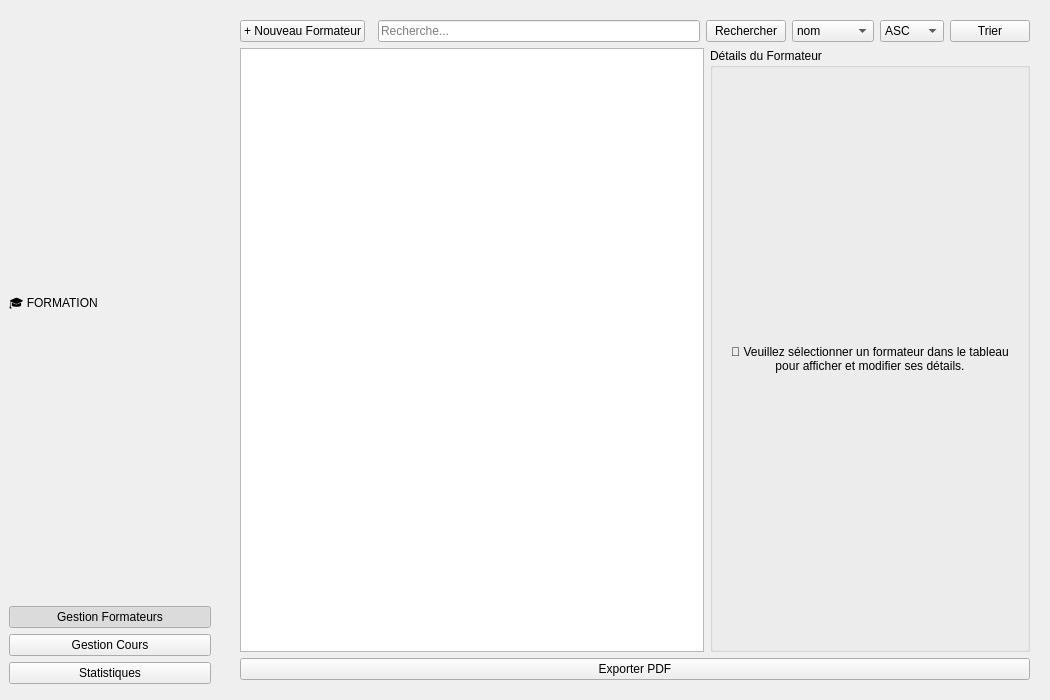
<?xml version="1.0" encoding="UTF-8"?>
<ui version="4.0">
 <class>MainWindow</class>
 <widget class="QMainWindow" name="MainWindow">
  <property name="geometry">
   <rect><x>0</x><y>0</y><width>1050</width><height>700</height></rect>
  </property>
  <property name="windowTitle">
   <string>Centre de Formation - Dashboard</string>
  </property>
  <widget class="QWidget" name="centralwidget">
   <layout class="QHBoxLayout" name="mainLayout">
    <property name="leftMargin"><number>0</number></property>
    <property name="topMargin"><number>0</number></property>
    <property name="rightMargin"><number>0</number></property>
    <property name="bottomMargin"><number>0</number></property>
    <property name="spacing"><number>0</number></property>
    
    <!-- SIDEBAR -->
    <item>
     <widget class="QFrame" name="sidebar">
      <property name="minimumSize"><size><width>220</width><height>0</height></size></property>
      <property name="maximumSize"><size><width>220</width><height>16777215</height></size></property>
      <layout class="QVBoxLayout" name="sidebarLayout">
       <item><widget class="QLabel" name="lbl_logo"><property name="text"><string>🎓 FORMATION</string></property></widget></item>
       <item><widget class="QPushButton" name="btn_nav_formateurs"><property name="text"><string>Gestion Formateurs</string></property><property name="checkable"><bool>true</bool></property><property name="checked"><bool>true</bool></property><property name="autoExclusive"><bool>true</bool></property></widget></item>
       <item><widget class="QPushButton" name="btn_nav_cours"><property name="text"><string>Gestion Cours</string></property><property name="checkable"><bool>true</bool></property><property name="autoExclusive"><bool>true</bool></property></widget></item>
       <item><widget class="QPushButton" name="btn_nav_stats"><property name="text"><string>Statistiques</string></property><property name="checkable"><bool>true</bool></property><property name="autoExclusive"><bool>true</bool></property></widget></item>
       <item><spacer name="verticalSpacer"><property name="orientation"><enum>Qt::Vertical</enum></property></spacer></item>
      </layout>
     </widget>
    </item>
    
    <!-- STACKED WIDGET (RIGHT AREA) -->
    <item>
     <widget class="QStackedWidget" name="stackedWidget">
      <property name="currentIndex"><number>0</number></property>
      
      <!-- PAGE 0: FORMATEUR DASHBOARD -->
      <widget class="QWidget" name="page_formateur_dashboard">
       <layout class="QVBoxLayout" name="vl_fd">
        <property name="margin"><number>20</number></property>
        <!-- Top controls -->
        <item>
         <layout class="QHBoxLayout" name="hl_fd_top">
          <item><widget class="QPushButton" name="btn_go_add_formateur"><property name="text"><string>+ Nouveau Formateur</string></property></widget></item>
          <item><spacer><property name="orientation"><enum>Qt::Horizontal</enum></property></spacer></item>
          <item><widget class="QLineEdit" name="le_recherche_formateur"><property name="placeholderText"><string>Recherche...</string></property></widget></item>
          <item><widget class="QPushButton" name="btn_rechercher_formateur"><property name="text"><string>Rechercher</string></property></widget></item>
          <item><widget class="QComboBox" name="cb_critere_formateur"><item><property name="text"><string>nom</string></property></item><item><property name="text"><string>prenom</string></property></item><item><property name="text"><string>specialite</string></property></item></widget></item>
          <item><widget class="QComboBox" name="cb_ordre_formateur"><item><property name="text"><string>ASC</string></property></item><item><property name="text"><string>DESC</string></property></item></widget></item>
          <item><widget class="QPushButton" name="btn_trier_formateur"><property name="text"><string>Trier</string></property></widget></item>
         </layout>
        </item>
        <!-- Body: Table + Details -->
        <item>
         <layout class="QHBoxLayout" name="hl_fd_body">
          <item><widget class="QTableView" name="tv_formateur"><property name="selectionBehavior"><enum>QAbstractItemView::SelectRows</enum></property><property name="selectionMode"><enum>QAbstractItemView::SingleSelection</enum></property></widget></item>
          <item>
           <widget class="QGroupBox" name="gb_details_formateur">
            <property name="title"><string>Détails du Formateur</string></property>
            <property name="minimumSize"><size><width>320</width><height>0</height></size></property>
            <property name="maximumSize"><size><width>320</width><height>16777215</height></size></property>
            <layout class="QVBoxLayout">
             <item>
              <widget class="QStackedWidget" name="sw_details_f">
               <property name="currentIndex"><number>0</number></property>
               <!-- Page 0: Empty State -->
               <widget class="QWidget" name="page_empty_f">
                <layout class="QVBoxLayout">
                 <item>
                  <widget class="QLabel" name="lbl_empty_f">
                   <property name="text"><string>📌 Veuillez sélectionner un formateur dans le tableau pour afficher et modifier ses détails.</string></property>
                   <property name="alignment"><set>Qt::AlignCenter</set></property>
                   <property name="wordWrap"><bool>true</bool></property>
                  </widget>
                 </item>
                </layout>
               </widget>
               <!-- Page 1: Details Form -->
               <widget class="QWidget" name="page_data_f">
                <layout class="QFormLayout" name="fl_fd">
                 <property name="verticalSpacing"><number>15</number></property>
                 <item row="0" column="0"><widget class="QLabel" name="l1"><property name="text"><string>ID:</string></property></widget></item>
                 <item row="0" column="1"><widget class="QLineEdit" name="le_id_formateur"><property name="readOnly"><bool>true</bool></property></widget></item>
                 <item row="1" column="0"><widget class="QLabel" name="l2"><property name="text"><string>Nom:</string></property></widget></item>
                 <item row="1" column="1"><widget class="QLineEdit" name="le_nom_formateur"/></item>
                 <item row="2" column="0"><widget class="QLabel" name="l3"><property name="text"><string>Prénom:</string></property></widget></item>
                 <item row="2" column="1"><widget class="QLineEdit" name="le_prenom_formateur"/></item>
                 <item row="3" column="0"><widget class="QLabel" name="l4"><property name="text"><string>Email:</string></property></widget></item>
                 <item row="3" column="1"><widget class="QLineEdit" name="le_email_formateur"/></item>
                 <item row="4" column="0"><widget class="QLabel" name="l5"><property name="text"><string>Spécialité:</string></property></widget></item>
                 <item row="4" column="1"><widget class="QLineEdit" name="le_specialite_formateur"/></item>
                 <item row="5" column="0" colspan="2"><spacer><property name="orientation"><enum>Qt::Vertical</enum></property></spacer></item>
                 <item row="6" column="0" colspan="2">
                  <layout class="QHBoxLayout">
                   <item><widget class="QPushButton" name="btn_modifier_formateur"><property name="text"><string>Modifier</string></property></widget></item>
                   <item><widget class="QPushButton" name="btn_supprimer_formateur"><property name="text"><string>Supprimer</string></property></widget></item>
                  </layout>
                 </item>
                </layout>
               </widget>
              </widget>
             </item>
            </layout>
           </widget>
          </item>
         </layout>
        </item>
        <item><widget class="QPushButton" name="btn_pdf_formateur"><property name="text"><string>Exporter PDF</string></property></widget></item>
       </layout>
      </widget>
      
      <!-- PAGE 1: ADD FORMATEUR FORM -->
      <widget class="QWidget" name="page_add_formateur">
       <layout class="QVBoxLayout" name="vl_af">
        <property name="margin"><number>40</number></property>
        <item>
         <widget class="QGroupBox" name="gb_add_f">
          <property name="title"><string>Créer un Nouveau Formateur</string></property>
          <layout class="QFormLayout" name="fl_add_f">
           <property name="verticalSpacing"><number>15</number></property>
           <item row="0" column="0"><widget class="QLabel" name="la1"><property name="text"><string>ID:</string></property></widget></item>
           <item row="0" column="1"><widget class="QLineEdit" name="le_add_id_f"/></item>
           <item row="1" column="0"><widget class="QLabel" name="la2"><property name="text"><string>Nom:</string></property></widget></item>
           <item row="1" column="1"><widget class="QLineEdit" name="le_add_nom_f"/></item>
           <item row="2" column="0"><widget class="QLabel" name="la3"><property name="text"><string>Prénom:</string></property></widget></item>
           <item row="2" column="1"><widget class="QLineEdit" name="le_add_prenom_f"/></item>
           <item row="3" column="0"><widget class="QLabel" name="la4"><property name="text"><string>Email:</string></property></widget></item>
           <item row="3" column="1"><widget class="QLineEdit" name="le_add_email_f"/></item>
           <item row="4" column="0"><widget class="QLabel" name="la5"><property name="text"><string>Spécialité:</string></property></widget></item>
           <item row="4" column="1"><widget class="QLineEdit" name="le_add_spec_f"/></item>
           <item row="5" column="0" colspan="2"><spacer><property name="orientation"><enum>Qt::Vertical</enum></property></spacer></item>
           <item row="6" column="0" colspan="2">
            <layout class="QHBoxLayout">
             <item><widget class="QPushButton" name="btn_cancel_add_f"><property name="text"><string>Annuler</string></property></widget></item>
             <item><widget class="QPushButton" name="btn_ajouter_formateur"><property name="text"><string>Enregistrer le Formateur</string></property></widget></item>
            </layout>
           </item>
          </layout>
         </widget>
        </item>
        <item><spacer><property name="orientation"><enum>Qt::Vertical</enum></property></spacer></item>
       </layout>
      </widget>

      <!-- PAGE 2: COURS DASHBOARD -->
      <widget class="QWidget" name="page_cours_dashboard">
       <layout class="QVBoxLayout" name="vl_cd">
        <property name="margin"><number>20</number></property>
        <!-- Top controls -->
        <item>
         <layout class="QHBoxLayout" name="hl_cd_top">
          <item><widget class="QPushButton" name="btn_go_add_cours"><property name="text"><string>+ Nouveau Cours</string></property></widget></item>
          <item><spacer><property name="orientation"><enum>Qt::Horizontal</enum></property></spacer></item>
          <item><widget class="QLineEdit" name="le_recherche_cours"><property name="placeholderText"><string>Recherche...</string></property></widget></item>
          <item><widget class="QPushButton" name="btn_rechercher_cours"><property name="text"><string>Rechercher</string></property></widget></item>
          <item><widget class="QComboBox" name="cb_critere_cours"><item><property name="text"><string>intitule</string></property></item><item><property name="text"><string>duree_heures</string></property></item><item><property name="text"><string>prix</string></property></item></widget></item>
          <item><widget class="QComboBox" name="cb_ordre_cours"><item><property name="text"><string>ASC</string></property></item><item><property name="text"><string>DESC</string></property></item></widget></item>
          <item><widget class="QPushButton" name="btn_trier_cours"><property name="text"><string>Trier</string></property></widget></item>
         </layout>
        </item>
        <!-- Body: Table + Details -->
        <item>
         <layout class="QHBoxLayout" name="hl_cd_body">
          <item><widget class="QTableView" name="tv_cours"><property name="selectionBehavior"><enum>QAbstractItemView::SelectRows</enum></property><property name="selectionMode"><enum>QAbstractItemView::SingleSelection</enum></property></widget></item>
          <item>
           <widget class="QGroupBox" name="gb_details_cours">
            <property name="title"><string>Détails du Cours</string></property>
            <property name="minimumSize"><size><width>320</width><height>0</height></size></property>
            <property name="maximumSize"><size><width>320</width><height>16777215</height></size></property>
            <layout class="QVBoxLayout">
             <item>
              <widget class="QStackedWidget" name="sw_details_c">
               <property name="currentIndex"><number>0</number></property>
               <!-- Page 0: Empty State -->
               <widget class="QWidget" name="page_empty_c">
                <layout class="QVBoxLayout">
                 <item>
                  <widget class="QLabel" name="lbl_empty_c">
                   <property name="text"><string>📌 Veuillez sélectionner un cours dans le tableau pour afficher et modifier ses détails.</string></property>
                   <property name="alignment"><set>Qt::AlignCenter</set></property>
                   <property name="wordWrap"><bool>true</bool></property>
                  </widget>
                 </item>
                </layout>
               </widget>
               <!-- Page 1: Details Form -->
               <widget class="QWidget" name="page_data_c">
                <layout class="QFormLayout" name="fl_cd">
                 <property name="verticalSpacing"><number>15</number></property>
                 <item row="0" column="0"><widget class="QLabel" name="lc1"><property name="text"><string>ID Cours:</string></property></widget></item>
                 <item row="0" column="1"><widget class="QLineEdit" name="le_id_cours"><property name="readOnly"><bool>true</bool></property></widget></item>
                 <item row="1" column="0"><widget class="QLabel" name="lc2"><property name="text"><string>Intitulé:</string></property></widget></item>
                 <item row="1" column="1"><widget class="QLineEdit" name="le_intitule_cours"/></item>
                 <item row="2" column="0"><widget class="QLabel" name="lc3"><property name="text"><string>Durée (H):</string></property></widget></item>
                 <item row="2" column="1"><widget class="QLineEdit" name="le_duree_cours"/></item>
                 <item row="3" column="0"><widget class="QLabel" name="lc4"><property name="text"><string>Prix:</string></property></widget></item>
                 <item row="3" column="1"><widget class="QLineEdit" name="le_prix_cours"/></item>
                 <item row="4" column="0"><widget class="QLabel" name="lc5"><property name="text"><string>ID Format.:</string></property></widget></item>
                 <item row="4" column="1"><widget class="QLineEdit" name="le_id_formateur_cours"/></item>
                 <item row="5" column="0" colspan="2"><spacer><property name="orientation"><enum>Qt::Vertical</enum></property></spacer></item>
                 <item row="6" column="0" colspan="2">
                  <layout class="QHBoxLayout">
                   <item><widget class="QPushButton" name="btn_modifier_cours"><property name="text"><string>Modifier</string></property></widget></item>
                   <item><widget class="QPushButton" name="btn_supprimer_cours"><property name="text"><string>Supprimer</string></property></widget></item>
                  </layout>
                 </item>
                </layout>
               </widget>
              </widget>
             </item>
            </layout>
           </widget>
          </item>
         </layout>
        </item>
        <item><widget class="QPushButton" name="btn_pdf_cours"><property name="text"><string>Exporter PDF</string></property></widget></item>
       </layout>
      </widget>

      <!-- PAGE 3: ADD COURS FORM -->
      <widget class="QWidget" name="page_add_cours">
       <layout class="QVBoxLayout" name="vl_ac">
        <property name="margin"><number>40</number></property>
        <item>
         <widget class="QGroupBox" name="gb_add_c">
          <property name="title"><string>Créer un Nouveau Cours</string></property>
          <layout class="QFormLayout" name="fl_add_c">
           <property name="verticalSpacing"><number>15</number></property>
           <item row="0" column="0"><widget class="QLabel" name="lac1"><property name="text"><string>ID Cours:</string></property></widget></item>
           <item row="0" column="1"><widget class="QLineEdit" name="le_add_id_c"/></item>
           <item row="1" column="0"><widget class="QLabel" name="lac2"><property name="text"><string>Intitulé:</string></property></widget></item>
           <item row="1" column="1"><widget class="QLineEdit" name="le_add_intitule_c"/></item>
           <item row="2" column="0"><widget class="QLabel" name="lac3"><property name="text"><string>Durée (H):</string></property></widget></item>
           <item row="2" column="1"><widget class="QLineEdit" name="le_add_duree_c"/></item>
           <item row="3" column="0"><widget class="QLabel" name="lac4"><property name="text"><string>Prix:</string></property></widget></item>
           <item row="3" column="1"><widget class="QLineEdit" name="le_add_prix_c"/></item>
           <item row="4" column="0"><widget class="QLabel" name="lac5"><property name="text"><string>ID Format.:</string></property></widget></item>
           <item row="4" column="1"><widget class="QLineEdit" name="le_add_idf_c"/></item>
           <item row="5" column="0" colspan="2"><spacer><property name="orientation"><enum>Qt::Vertical</enum></property></spacer></item>
           <item row="6" column="0" colspan="2">
            <layout class="QHBoxLayout">
             <item><widget class="QPushButton" name="btn_cancel_add_c"><property name="text"><string>Annuler</string></property></widget></item>
             <item><widget class="QPushButton" name="btn_ajouter_cours"><property name="text"><string>Enregistrer le Cours</string></property></widget></item>
            </layout>
           </item>
          </layout>
         </widget>
        </item>
        <item><spacer><property name="orientation"><enum>Qt::Vertical</enum></property></spacer></item>
       </layout>
      </widget>

      <!-- PAGE 4: STATS -->
      <widget class="QWidget" name="page_stats">
       <layout class="QVBoxLayout" name="vl_stats">
        <property name="margin"><number>20</number></property>
        <item><widget class="QWidget" name="chartContainer" native="true"/></item>
       </layout>
      </widget>

     </widget>
    </item>
   </layout>
  </widget>
 </widget>
 <resources/>
 <connections/>
</ui>
